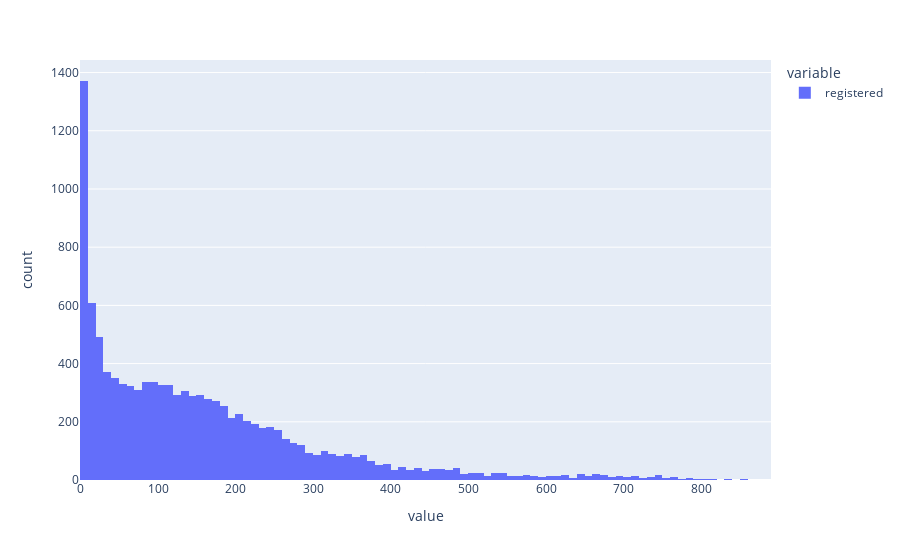

The code cell stored with this chart in its notebook:
### Code cell
px.histogram(df.registered)

### Figure 1 — Plotly figure (JSON) as saved in the notebook; plotly's stock layout.template omitted (floating-point values rounded to 4 significant figures; data arrays with more than 128 entries replaced by an {"elided": "..."} marker saying what was removed)
{"data": [{"alignmentgroup": "True", "bingroup": "x", "hovertemplate": "variable=registered<br>value=%{x}<br>count=%{y}<extra></extra>", "legendgroup": "registered", "marker": {"color": "#636efa", "pattern": {"shape": ""}}, "name": "registered", "offsetgroup": "registered", "orientation": "v", "showlegend": true, "type": "histogram", "x": {"elided": "10886 int values"}, "xaxis": "x", "yaxis": "y"}], "layout": {"barmode": "relative", "legend": {"title": {"text": "variable"}, "tracegroupgap": 0}, "margin": {"t": 60}, "xaxis": {"anchor": "y", "domain": [0, 1], "title": {"text": "value"}}, "yaxis": {"anchor": "x", "domain": [0, 1], "title": {"text": "count"}}}}
